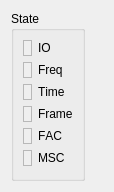
<?xml version="1.0" encoding="UTF-8"?>
<ui version="4.0">
 <class>Led_W</class>
 <widget class="QWidget" name="Led_W">
  <property name="geometry">
   <rect>
    <x>0</x>
    <y>0</y>
    <width>114</width>
    <height>192</height>
   </rect>
  </property>
  <property name="palette">
   <palette>
    <active>
     <colorrole role="Base">
      <brush brushstyle="SolidPattern">
       <color alpha="255">
        <red>255</red>
        <green>0</green>
        <blue>0</blue>
       </color>
      </brush>
     </colorrole>
    </active>
    <inactive>
     <colorrole role="Base">
      <brush brushstyle="SolidPattern">
       <color alpha="255">
        <red>255</red>
        <green>0</green>
        <blue>0</blue>
       </color>
      </brush>
     </colorrole>
    </inactive>
    <disabled>
     <colorrole role="Base">
      <brush brushstyle="SolidPattern">
       <color alpha="255">
        <red>255</red>
        <green>255</green>
        <blue>255</blue>
       </color>
      </brush>
     </colorrole>
    </disabled>
   </palette>
  </property>
  <property name="font">
   <font>
    <kerning>false</kerning>
   </font>
  </property>
  <property name="windowTitle">
   <string>Form</string>
  </property>
  <property name="autoFillBackground">
   <bool>true</bool>
  </property>
  <layout class="QFormLayout" name="formLayout">
   <item row="0" column="0">
    <widget class="QGroupBox" name="groupBox">
     <property name="sizePolicy">
      <sizepolicy hsizetype="Maximum" vsizetype="MinimumExpanding">
       <horstretch>0</horstretch>
       <verstretch>0</verstretch>
      </sizepolicy>
     </property>
     <property name="maximumSize">
      <size>
       <width>16777215</width>
       <height>16777215</height>
      </size>
     </property>
     <property name="title">
      <string>State</string>
     </property>
     <layout class="QGridLayout" name="gridLayout_4">
      <item row="0" column="0">
       <widget class="QLabel" name="Led_Io">
        <property name="sizePolicy">
         <sizepolicy hsizetype="Fixed" vsizetype="Fixed">
          <horstretch>0</horstretch>
          <verstretch>0</verstretch>
         </sizepolicy>
        </property>
        <property name="autoFillBackground">
         <bool>true</bool>
        </property>
        <property name="frameShape">
         <enum>QFrame::StyledPanel</enum>
        </property>
        <property name="frameShadow">
         <enum>QFrame::Sunken</enum>
        </property>
        <property name="lineWidth">
         <number>5</number>
        </property>
        <property name="text">
         <string/>
        </property>
       </widget>
      </item>
      <item row="0" column="1">
       <widget class="QLabel" name="label_7">
        <property name="toolTip">
         <string>When green, Sound Card IO is Working</string>
        </property>
        <property name="text">
         <string>IO</string>
        </property>
       </widget>
      </item>
      <item row="1" column="0">
       <widget class="QLabel" name="Led_Freq">
        <property name="sizePolicy">
         <sizepolicy hsizetype="Fixed" vsizetype="Fixed">
          <horstretch>0</horstretch>
          <verstretch>0</verstretch>
         </sizepolicy>
        </property>
        <property name="autoFillBackground">
         <bool>true</bool>
        </property>
        <property name="frameShape">
         <enum>QFrame::StyledPanel</enum>
        </property>
        <property name="frameShadow">
         <enum>QFrame::Sunken</enum>
        </property>
        <property name="lineWidth">
         <number>5</number>
        </property>
        <property name="text">
         <string/>
        </property>
       </widget>
      </item>
      <item row="1" column="1">
       <widget class="QLabel" name="label_8">
        <property name="text">
         <string>Freq</string>
        </property>
       </widget>
      </item>
      <item row="2" column="0">
       <widget class="QLabel" name="Led_Time">
        <property name="sizePolicy">
         <sizepolicy hsizetype="Fixed" vsizetype="Fixed">
          <horstretch>0</horstretch>
          <verstretch>0</verstretch>
         </sizepolicy>
        </property>
        <property name="autoFillBackground">
         <bool>true</bool>
        </property>
        <property name="frameShape">
         <enum>QFrame::StyledPanel</enum>
        </property>
        <property name="frameShadow">
         <enum>QFrame::Sunken</enum>
        </property>
        <property name="lineWidth">
         <number>5</number>
        </property>
        <property name="text">
         <string/>
        </property>
       </widget>
      </item>
      <item row="2" column="1">
       <widget class="QLabel" name="label_9">
        <property name="text">
         <string>Time</string>
        </property>
       </widget>
      </item>
      <item row="3" column="0">
       <widget class="QLabel" name="Led_Frame">
        <property name="sizePolicy">
         <sizepolicy hsizetype="Fixed" vsizetype="Fixed">
          <horstretch>0</horstretch>
          <verstretch>0</verstretch>
         </sizepolicy>
        </property>
        <property name="autoFillBackground">
         <bool>true</bool>
        </property>
        <property name="frameShape">
         <enum>QFrame::StyledPanel</enum>
        </property>
        <property name="frameShadow">
         <enum>QFrame::Sunken</enum>
        </property>
        <property name="lineWidth">
         <number>5</number>
        </property>
        <property name="text">
         <string/>
        </property>
       </widget>
      </item>
      <item row="3" column="1">
       <widget class="QLabel" name="label_10">
        <property name="text">
         <string>Frame</string>
        </property>
       </widget>
      </item>
      <item row="4" column="0">
       <widget class="QLabel" name="Led_FAC">
        <property name="sizePolicy">
         <sizepolicy hsizetype="Fixed" vsizetype="Fixed">
          <horstretch>0</horstretch>
          <verstretch>0</verstretch>
         </sizepolicy>
        </property>
        <property name="autoFillBackground">
         <bool>true</bool>
        </property>
        <property name="frameShape">
         <enum>QFrame::StyledPanel</enum>
        </property>
        <property name="frameShadow">
         <enum>QFrame::Sunken</enum>
        </property>
        <property name="lineWidth">
         <number>5</number>
        </property>
        <property name="text">
         <string/>
        </property>
       </widget>
      </item>
      <item row="4" column="1">
       <widget class="QLabel" name="label_11">
        <property name="text">
         <string>FAC</string>
        </property>
       </widget>
      </item>
      <item row="5" column="0">
       <widget class="QLabel" name="Led_MSC">
        <property name="sizePolicy">
         <sizepolicy hsizetype="Fixed" vsizetype="Fixed">
          <horstretch>0</horstretch>
          <verstretch>0</verstretch>
         </sizepolicy>
        </property>
        <property name="autoFillBackground">
         <bool>true</bool>
        </property>
        <property name="frameShape">
         <enum>QFrame::StyledPanel</enum>
        </property>
        <property name="frameShadow">
         <enum>QFrame::Sunken</enum>
        </property>
        <property name="lineWidth">
         <number>5</number>
        </property>
        <property name="text">
         <string/>
        </property>
       </widget>
      </item>
      <item row="5" column="1">
       <widget class="QLabel" name="label_12">
        <property name="text">
         <string>MSC</string>
        </property>
       </widget>
      </item>
     </layout>
    </widget>
   </item>
  </layout>
 </widget>
 <resources/>
 <connections/>
</ui>
